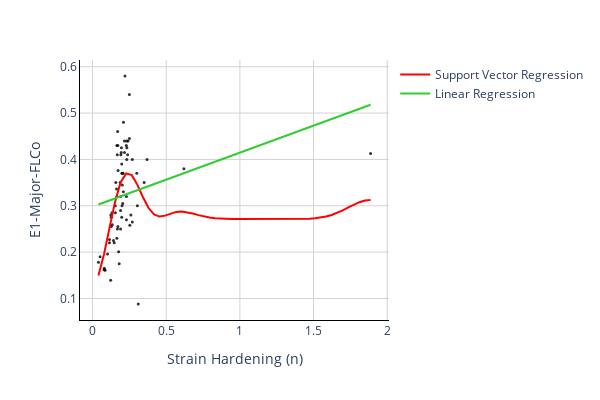

The notebook cell saved with this chart:
### Code cell
fig = px.scatter(df, x=df['Strain Hardening (n)'], y=df['E1-Major-FLCo'],width=600,height=400,
                 opacity=0.8, color_discrete_sequence=['black'])

# Add a best-fit line
fig.add_traces(go.Scatter(x=x_range, y=y_svr, name='Support Vector Regression', line=dict(color='red')))
fig.add_traces(go.Scatter(x=x_range, y=y_lr, name='Linear Regression', line=dict(color='limegreen')))

# Change chart background color
fig.update_layout(dict(plot_bgcolor = 'white'))

# Update axes lines
fig.update_xaxes(showgrid=True, gridwidth=1, gridcolor='lightgrey', 
                 zeroline=True, zerolinewidth=1, zerolinecolor='lightgrey', 
                 showline=True, linewidth=1, linecolor='black')

fig.update_yaxes(showgrid=True, gridwidth=1, gridcolor='lightgrey', 
                 zeroline=True, zerolinewidth=1, zerolinecolor='lightgrey', 
                 showline=True, linewidth=1, linecolor='black')

# Update marker size
fig.update_traces(marker=dict(size=3))

fig.show()

### Figure 1 — Plotly figure (JSON) as saved in the notebook; plotly's stock layout.template omitted (floating-point values rounded to 4 significant figures)
{"data": [{"hovertemplate": "Strain Hardening (n)=%{x}<br>E1-Major-FLCo=%{y}<extra></extra>", "legendgroup": "", "marker": {"color": "black", "opacity": 0.8, "size": 3, "symbol": "circle"}, "mode": "markers", "name": "", "orientation": "v", "showlegend": false, "type": "scatter", "x": [0.25, 0.17, 0.21, 0.25, 0.22, 0.241, 0.231, 0.198, 0.204, 0.199, 0.192, 0.168, 0.165, 0.216, 0.195, 0.196, 0.172, 0.233, 0.229, 0.217, 0.27, 0.23, 0.3, 0.26, 0.238, 0.232, 0.209, 0.202, 0.19, 0.142, 0.08, 0.154, 0.158, 0.115, 0.124, 0.27, 0.169, 0.62, 0.147, 0.19, 0.2, 0.37, 0.35, 0.19, 0.205, 0.187, 0.198, 0.165, 0.207, 0.127, 0.132, 0.155, 0.165, 0.172, 0.23, 0.051, 0.04, 0.163, 0.078, 0.102, 0.085, 0.115, 0.127, 0.123, 0.253, 0.304, 0.134, 0.177, 0.181, 1.887, 0.173, 0.31], "xaxis": "x", "y": [0.445, 0.46, 0.48, 0.54, 0.58, 0.44, 0.44, 0.39, 0.37, 0.37, 0.41, 0.41, 0.43, 0.44, 0.415, 0.425, 0.43, 0.425, 0.43, 0.415, 0.4, 0.32, 0.37, 0.28, 0.41, 0.4, 0.33, 0.345, 0.32, 0.225, 0.165, 0.3, 0.35, 0.22, 0.28, 0.265, 0.25, 0.38, 0.22, 0.25, 0.3, 0.4, 0.35, 0.29, 0.305, 0.35, 0.275, 0.32, 0.37, 0.275, 0.285, 0.285, 0.23, 0.255, 0.27, 0.19, 0.178, 0.336, 0.162, 0.196, 0.161, 0.227, 0.255, 0.139, 0.258, 0.3, 0.259, 0.201, 0.175, 0.413, 0.376, 0.088], "yaxis": "y"}, {"line": {"color": "red"}, "marker": {"size": 3}, "name": "Support Vector Regression", "type": "scatter", "x": [0.04, 0.07769, 0.1154, 0.1531, 0.1908, 0.2285, 0.2662, 0.3039, 0.3416, 0.3792, 0.4169, 0.4546, 0.4923, 0.53, 0.5677, 0.6054, 0.6431, 0.6808, 0.7185, 0.7562, 0.7939, 0.8316, 0.8693, 0.907, 0.9447, 0.9823, 1.02, 1.058, 1.095, 1.133, 1.171, 1.209, 1.246, 1.284, 1.322, 1.359, 1.397, 1.435, 1.472, 1.51, 1.548, 1.585, 1.623, 1.661, 1.699, 1.736, 1.774, 1.812, 1.849, 1.887], "y": [0.1494, 0.1954, 0.2528, 0.3089, 0.3507, 0.3699, 0.3661, 0.3456, 0.3189, 0.2956, 0.2813, 0.2766, 0.2787, 0.2832, 0.2867, 0.2877, 0.2862, 0.2832, 0.2797, 0.2767, 0.2744, 0.2729, 0.272, 0.2716, 0.2713, 0.2712, 0.2712, 0.2712, 0.2712, 0.2712, 0.2712, 0.2712, 0.2712, 0.2712, 0.2712, 0.2712, 0.2714, 0.2716, 0.2721, 0.273, 0.2745, 0.2768, 0.2801, 0.2846, 0.2902, 0.2963, 0.3025, 0.3077, 0.3113, 0.3126]}, {"line": {"color": "limegreen"}, "marker": {"size": 3}, "name": "Linear Regression", "type": "scatter", "x": [0.04, 0.07769, 0.1154, 0.1531, 0.1908, 0.2285, 0.2662, 0.3039, 0.3416, 0.3792, 0.4169, 0.4546, 0.4923, 0.53, 0.5677, 0.6054, 0.6431, 0.6808, 0.7185, 0.7562, 0.7939, 0.8316, 0.8693, 0.907, 0.9447, 0.9823, 1.02, 1.058, 1.095, 1.133, 1.171, 1.209, 1.246, 1.284, 1.322, 1.359, 1.397, 1.435, 1.472, 1.51, 1.548, 1.585, 1.623, 1.661, 1.699, 1.736, 1.774, 1.812, 1.849, 1.887], "y": [0.3027, 0.3071, 0.3115, 0.3158, 0.3202, 0.3246, 0.329, 0.3334, 0.3378, 0.3422, 0.3466, 0.351, 0.3554, 0.3598, 0.3642, 0.3686, 0.373, 0.3773, 0.3817, 0.3861, 0.3905, 0.3949, 0.3993, 0.4037, 0.4081, 0.4125, 0.4169, 0.4213, 0.4257, 0.4301, 0.4345, 0.4388, 0.4432, 0.4476, 0.452, 0.4564, 0.4608, 0.4652, 0.4696, 0.474, 0.4784, 0.4828, 0.4872, 0.4916, 0.496, 0.5003, 0.5047, 0.5091, 0.5135, 0.5179]}], "layout": {"height": 400, "legend": {"tracegroupgap": 0}, "margin": {"t": 60}, "plot_bgcolor": "white", "width": 600, "xaxis": {"anchor": "y", "domain": [0, 1], "gridcolor": "lightgrey", "gridwidth": 1, "linecolor": "black", "linewidth": 1, "showgrid": true, "showline": true, "title": {"text": "Strain Hardening (n)"}, "zeroline": true, "zerolinecolor": "lightgrey", "zerolinewidth": 1}, "yaxis": {"anchor": "x", "domain": [0, 1], "gridcolor": "lightgrey", "gridwidth": 1, "linecolor": "black", "linewidth": 1, "showgrid": true, "showline": true, "title": {"text": "E1-Major-FLCo"}, "zeroline": true, "zerolinecolor": "lightgrey", "zerolinewidth": 1}}}
